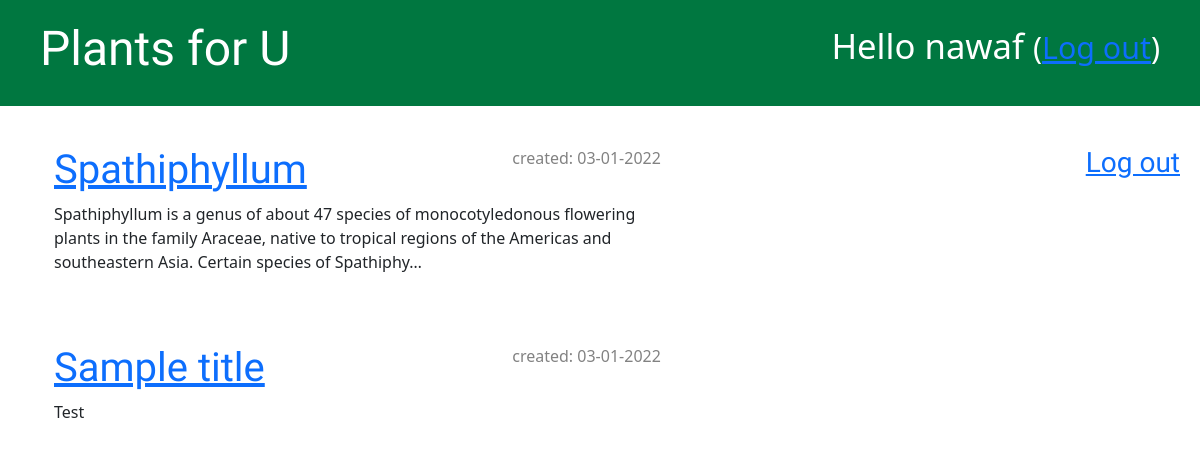
Before: /drafts/ (signed in) with the older database file.
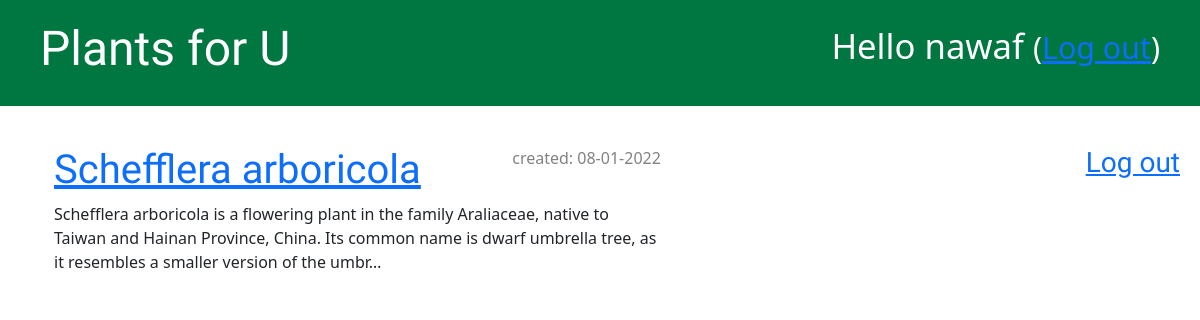
After: the same page with the newer database file.
### blog/models.py (models this page shows, shortened)
class Post(models.Model):
    author = models.ForeignKey(settings.AUTH_USER_MODEL, on_delete=models.CASCADE)
    title = models.CharField(max_length=200)
    text = models.TextField()
    created_date = models.DateTimeField(default=timezone.now)
    published_date = models.DateTimeField(blank=True, null=True)

### blog/views.py (the view)
# urls.py: path('drafts/', views.post_draft_list, name='post_draft_list'),
@login_required
def post_draft_list(request):
    posts = Post.objects.filter(published_date__isnull=True).order_by('created_date')
    return render(request, 'blog/post_draft_list.html', {'posts': posts})

### blog/templates/blog/post_draft_list.html
{% extends 'blog/base.html' %}
{% block content %}
    {% for post in posts %}
        <div class="post">
            <p class="date">created: {{ post.created_date|date:'d-m-Y' }}</p>
            <h1><a href="{% url 'post_detail' pk=post.pk %}">{{ post.title }}</a></h1>
            <p>{{ post.text|truncatechars:200 }}</p>
        </div>
    {% endfor %}
{% endblock %}

### blog/templates/blog/base.html (shortened to what this page needs)
{% load static %}
<!DOCTYPE html>
<html>
    <head>
        <link rel="stylesheet" href="https://cdn.jsdelivr.net/npm/bootstrap@5.1.3/dist/css/bootstrap.min.css">
        <link rel="stylesheet" href="{% static 'css/blog.css' %}">
    </head>
    <body>
        <body>
            <div class="page-header">
                {% if user.is_authenticated %}
                    <p class="top-menu">Hello {{ user.username }} <small>(<a href="{% url 'logout' %}">Log out</a>)</small></p>
                {% else %}
                    <a href="{% url 'login' %}" class="top-menu"><span class="glyphicon glyphicon-lock"></span></a>
                {% endif %}
                <h1><a href="/">Plants for U</a></h1>
            </div>
            <div class="top-menu" style="float:right">
                {% if user.is_authenticated %}
                <h3> {{ request.user }} | <a href="/admin/logout?next=/">Log out</a> </h3>
                {% else %}
                <h3> <a href="{% url 'login' %}">Log in</a> </h3>
                {% endif %}
            </div>
            <div class="content container">
                <div class="row">
                    <div class="col-md-8">
                    {% block content %}
                    {% endblock %}
                    </div>
                </div>
            </div>
        </body>
    </body>
</html>

### blog/static/css/blog.css (style rules this page uses)
.page-header { background-color: #007740; margin-top: 0; margin-bottom: 40px; padding: 20px 20px 20px 40px; }
.page-header h1, .page-header h1 a, .page-header h1 a:visited, .page-header h1 a:active { color: #ffffff; font-size: 36pt; text-decoration: none; }
h1, h2, h3, h4 { font-family: 'Lobster', cursive; }
.date { color: #828282; }
.top-menu, .top-menu:hover, .top-menu:visited { color: #ffffff; float: right; font-size: 26pt; margin-right: 20px; }
.post { margin-bottom: 70px; }
.post > .date, .post > .actions { float: right; }

Changed rows visible on the page:
removed Post: created_date "03-01-2022", title "Spathiphyllum", text "Spathiphyllum is a genus of about 47 species of monocotyledonous flowering plants in the family Araceae, native to tropical regions of the Americas and southeastern Asia. Certain species of Spathiphy…"
removed Post: created_date "03-01-2022", title "Sample title", text "Test"
added Post: created_date "08-01-2022", title "Schefflera arboricola", text "Schefflera arboricola is a flowering plant in the family Araliaceae, native to Taiwan and Hainan Province, China. Its common name is dwarf umbrella tree, as it resembles a smaller version of the umbr…"
